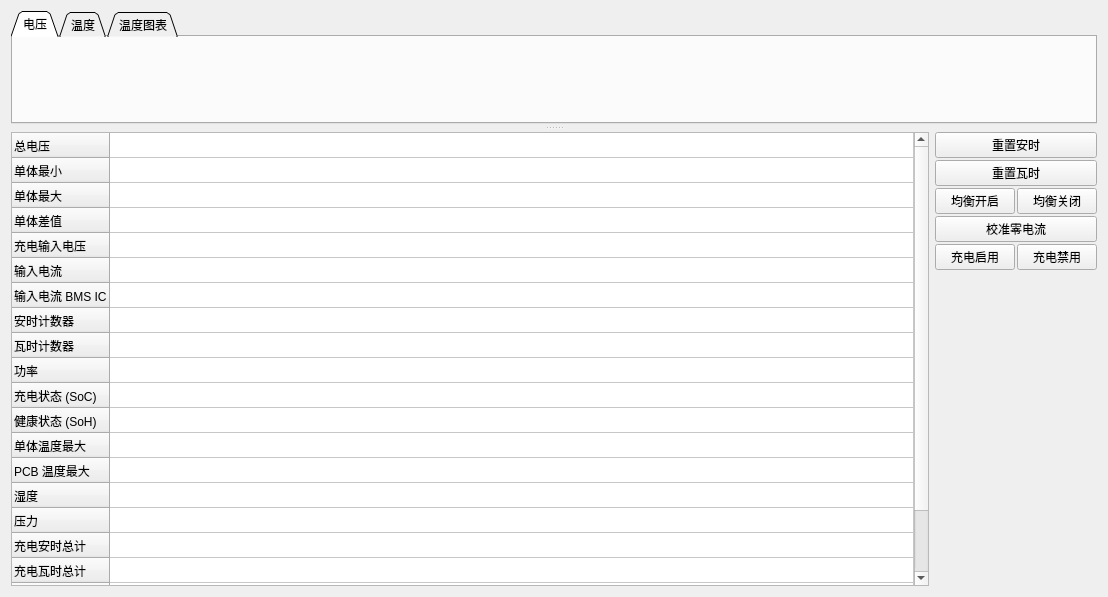
<?xml version="1.0" encoding="UTF-8"?>
<ui version="4.0">
 <class>PageBms</class>
 <widget class="QWidget" name="PageBms">
  <property name="geometry">
   <rect>
    <x>0</x>
    <y>0</y>
    <width>1108</width>
    <height>597</height>
   </rect>
  </property>
  <property name="windowTitle">
   <string>Form</string>
  </property>
  <layout class="QVBoxLayout" name="verticalLayout_5">
   <item>
    <widget class="QSplitter" name="splitter">
     <property name="orientation">
      <enum>Qt::Orientation::Vertical</enum>
     </property>
     <property name="handleWidth">
      <number>8</number>
     </property>
     <property name="childrenCollapsible">
      <bool>false</bool>
     </property>
     <widget class="QTabWidget" name="tabWidget">
      <property name="tabShape">
       <enum>QTabWidget::TabShape::Triangular</enum>
      </property>
      <property name="currentIndex">
       <number>0</number>
      </property>
      <widget class="QWidget" name="tab">
       <attribute name="title">
        <string>电压</string>
       </attribute>
       <layout class="QVBoxLayout" name="verticalLayout_2">
        <item>
         <widget class="QCustomPlot" name="plotCells" native="true"/>
        </item>
       </layout>
      </widget>
      <widget class="QWidget" name="tab_2">
       <attribute name="title">
        <string>温度</string>
       </attribute>
       <layout class="QVBoxLayout" name="verticalLayout_4">
        <item>
         <widget class="QCustomPlot" name="plotTemp" native="true"/>
        </item>
       </layout>
      </widget>
      <widget class="QWidget" name="tab_3">
       <attribute name="title">
        <string>温度图表</string>
       </attribute>
       <layout class="QVBoxLayout" name="verticalLayout_3">
        <item>
         <widget class="BattTempPlot" name="tempPlot" native="true"/>
        </item>
       </layout>
      </widget>
     </widget>
     <widget class="QWidget" name="layoutWidget">
      <layout class="QHBoxLayout" name="horizontalLayout_3" stretch="1,0">
       <item>
        <widget class="QTableWidget" name="valTable">
         <property name="editTriggers">
          <set>QAbstractItemView::EditTrigger::NoEditTriggers</set>
         </property>
         <attribute name="horizontalHeaderVisible">
          <bool>false</bool>
         </attribute>
         <attribute name="horizontalHeaderStretchLastSection">
          <bool>true</bool>
         </attribute>
         <attribute name="verticalHeaderMinimumSectionSize">
          <number>25</number>
         </attribute>
         <attribute name="verticalHeaderDefaultSectionSize">
          <number>25</number>
         </attribute>
         <row>
          <property name="text">
           <string>总电压</string>
          </property>
         </row>
         <row>
          <property name="text">
           <string>单体最小</string>
          </property>
         </row>
         <row>
          <property name="text">
           <string>单体最大</string>
          </property>
         </row>
         <row>
          <property name="text">
           <string>单体差值</string>
          </property>
         </row>
         <row>
          <property name="text">
           <string>充电输入电压</string>
          </property>
         </row>
         <row>
          <property name="text">
           <string>输入电流</string>
          </property>
         </row>
         <row>
          <property name="text">
           <string>输入电流 BMS IC</string>
          </property>
         </row>
         <row>
          <property name="text">
           <string>安时计数器</string>
          </property>
         </row>
         <row>
          <property name="text">
           <string>瓦时计数器</string>
          </property>
         </row>
         <row>
          <property name="text">
           <string>功率</string>
          </property>
         </row>
         <row>
          <property name="text">
           <string>充电状态 (SoC)</string>
          </property>
         </row>
         <row>
          <property name="text">
           <string>健康状态 (SoH)</string>
          </property>
         </row>
         <row>
          <property name="text">
           <string>单体温度最大</string>
          </property>
         </row>
         <row>
          <property name="text">
           <string>PCB 温度最大</string>
          </property>
         </row>
         <row>
          <property name="text">
           <string>湿度</string>
          </property>
         </row>
         <row>
          <property name="text">
           <string>压力</string>
          </property>
         </row>
         <row>
          <property name="text">
           <string>充电安时总计</string>
          </property>
         </row>
         <row>
          <property name="text">
           <string>充电瓦时总计</string>
          </property>
         </row>
         <row>
          <property name="text">
           <string>放电安时总计</string>
          </property>
         </row>
         <row>
          <property name="text">
           <string>放电瓦时总计</string>
          </property>
         </row>
         <row>
          <property name="text">
           <string>状态</string>
          </property>
         </row>
         <column>
          <property name="text">
           <string>值</string>
          </property>
         </column>
         <item row="0" column="0">
          <property name="text">
           <string/>
          </property>
         </item>
         <item row="1" column="0">
          <property name="text">
           <string/>
          </property>
         </item>
         <item row="2" column="0">
          <property name="text">
           <string/>
          </property>
         </item>
         <item row="3" column="0">
          <property name="text">
           <string/>
          </property>
         </item>
         <item row="4" column="0">
          <property name="text">
           <string/>
          </property>
         </item>
         <item row="5" column="0">
          <property name="text">
           <string/>
          </property>
         </item>
         <item row="6" column="0">
          <property name="text">
           <string/>
          </property>
         </item>
         <item row="7" column="0">
          <property name="text">
           <string/>
          </property>
         </item>
         <item row="8" column="0">
          <property name="text">
           <string/>
          </property>
         </item>
         <item row="9" column="0">
          <property name="text">
           <string/>
          </property>
         </item>
         <item row="10" column="0">
          <property name="text">
           <string/>
          </property>
         </item>
         <item row="11" column="0">
          <property name="text">
           <string/>
          </property>
         </item>
         <item row="12" column="0">
          <property name="text">
           <string/>
          </property>
         </item>
         <item row="13" column="0">
          <property name="text">
           <string/>
          </property>
         </item>
         <item row="14" column="0">
          <property name="text">
           <string/>
          </property>
         </item>
         <item row="15" column="0">
          <property name="text">
           <string/>
          </property>
         </item>
         <item row="16" column="0">
          <property name="text">
           <string/>
          </property>
         </item>
         <item row="17" column="0">
          <property name="text">
           <string/>
          </property>
         </item>
         <item row="18" column="0">
          <property name="text">
           <string/>
          </property>
         </item>
         <item row="19" column="0">
          <property name="text">
           <string/>
          </property>
         </item>
         <item row="20" column="0">
          <property name="text">
           <string/>
          </property>
         </item>
        </widget>
       </item>
       <item>
        <layout class="QVBoxLayout" name="verticalLayout" stretch="0,0,0,0,0,1">
         <property name="spacing">
          <number>2</number>
         </property>
         <item>
          <widget class="QPushButton" name="resetAhButton">
           <property name="text">
            <string>重置安时</string>
           </property>
           <property name="icon">
            <iconset resource="../res.qrc">
             <normaloff>:/res/icons/Restart-96.png</normaloff>:/res/icons/Restart-96.png</iconset>
           </property>
          </widget>
         </item>
         <item>
          <widget class="QPushButton" name="resetWhButton">
           <property name="text">
            <string>重置瓦时</string>
           </property>
           <property name="icon">
            <iconset resource="../res.qrc">
             <normaloff>:/res/icons/Restart-96.png</normaloff>:/res/icons/Restart-96.png</iconset>
           </property>
          </widget>
         </item>
         <item>
          <layout class="QHBoxLayout" name="horizontalLayout">
           <property name="spacing">
            <number>2</number>
           </property>
           <item>
            <widget class="QPushButton" name="balOnButton">
             <property name="text">
              <string>均衡开启</string>
             </property>
             <property name="icon">
              <iconset resource="../res.qrc">
               <normaloff>:/res/icons/Circled Play-96.png</normaloff>:/res/icons/Circled Play-96.png</iconset>
             </property>
            </widget>
           </item>
           <item>
            <widget class="QPushButton" name="balOffButton">
             <property name="text">
              <string>均衡关闭</string>
             </property>
             <property name="icon">
              <iconset resource="../res.qrc">
               <normaloff>:/res/icons/Stop-96.png</normaloff>:/res/icons/Stop-96.png</iconset>
             </property>
            </widget>
           </item>
          </layout>
         </item>
         <item>
          <widget class="QPushButton" name="zeroCurrentButton">
           <property name="text">
            <string>校准零电流</string>
           </property>
           <property name="icon">
            <iconset resource="../res.qrc">
             <normaloff>:/res/icons/Refresh-96.png</normaloff>:/res/icons/Refresh-96.png</iconset>
           </property>
          </widget>
         </item>
         <item>
          <layout class="QHBoxLayout" name="horizontalLayout_2">
           <property name="spacing">
            <number>2</number>
           </property>
           <item>
            <widget class="QPushButton" name="chgEnButton">
             <property name="text">
              <string>充电启用</string>
             </property>
             <property name="icon">
              <iconset resource="../res.qrc">
               <normaloff>:/res/icons/Circled Play-96.png</normaloff>:/res/icons/Circled Play-96.png</iconset>
             </property>
            </widget>
           </item>
           <item>
            <widget class="QPushButton" name="chgDisButton">
             <property name="text">
              <string>充电禁用</string>
             </property>
             <property name="icon">
              <iconset resource="../res.qrc">
               <normaloff>:/res/icons/Stop-96.png</normaloff>:/res/icons/Stop-96.png</iconset>
             </property>
            </widget>
           </item>
          </layout>
         </item>
         <item>
          <spacer name="verticalSpacer">
           <property name="orientation">
            <enum>Qt::Orientation::Vertical</enum>
           </property>
           <property name="sizeHint" stdset="0">
            <size>
             <width>20</width>
             <height>40</height>
            </size>
           </property>
          </spacer>
         </item>
        </layout>
       </item>
      </layout>
     </widget>
    </widget>
   </item>
  </layout>
 </widget>
 <customwidgets>
  <customwidget>
   <class>QCustomPlot</class>
   <extends>QWidget</extends>
   <header>widgets/qcustomplot.h</header>
   <container>1</container>
  </customwidget>
  <customwidget>
   <class>BattTempPlot</class>
   <extends>QWidget</extends>
   <header>widgets/batttempplot.h</header>
   <container>1</container>
  </customwidget>
 </customwidgets>
 <resources>
  <include location="../res.qrc"/>
 </resources>
 <connections/>
</ui>
